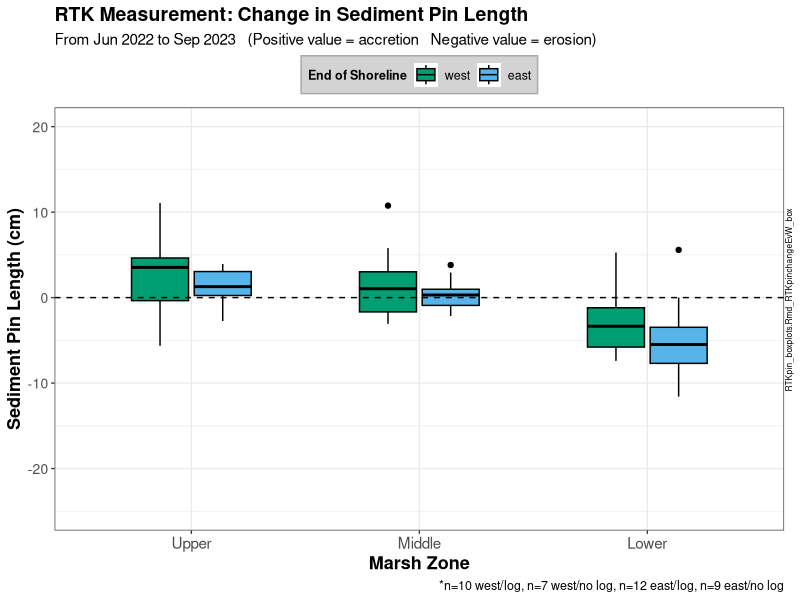
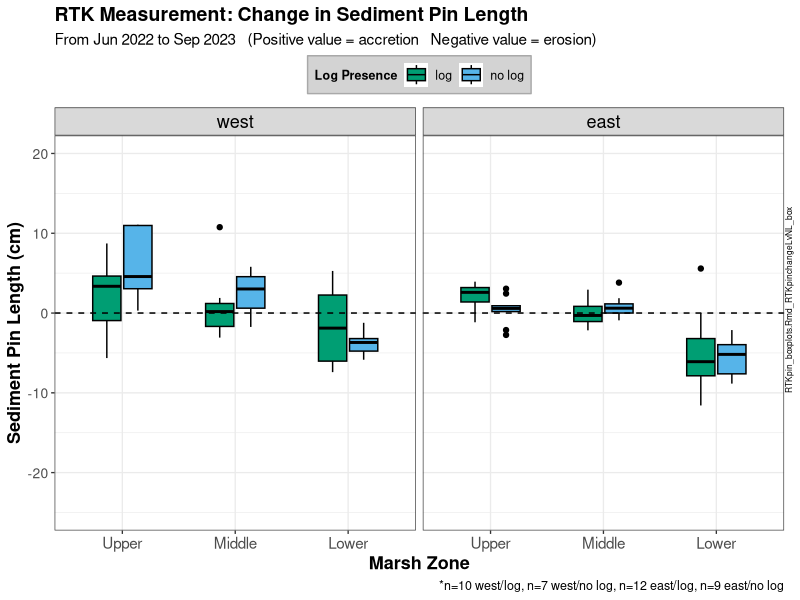

These figures' R source, in order:
## ---- chunk 1
library(readxl)
library(tidyverse)
library(dplyr)
library(lubridate)
## ---- chunk 2
setwd("~/GitHub/BeccaTransects/data")

RTKpindata_norefs <- read_xlsx("RTKSedimentPinData.xlsx", sheet = "RTKData_thesispins_norefs_pivot")

## ---- chunk 3
RTKpins <- RTKpindata_norefs %>% 
  select(-c("midg","midt","upt","upg", "lowt", "lowg", "Date")) %>% #can remove these columns bc the top-ground calculations are already calculated in excel in their own columns
  mutate_at(c('upper', 'middle'), as.numeric) %>% #removed the POSITX (lubridate) version of date
  mutate(Date = paste0(Year, "-", Month)) %>% #created my own date to match the sediment pin code
  mutate(across(where(is.numeric), ~round(., 3))) %>%
  group_by(Name, Shoreline_End) %>% 
  rename(Transect_ID = Name)
## ---- chunk 4
RTKpinschangeEvW <- RTKpins %>%
  mutate(UpperDiff = ((last(upper) - first(upper))*-1)*30.48) %>%  # *30.48 converts NADV88 ft to cm
  mutate(MiddleDiff = ((last(middle) - first(middle))*-1)*30.48) %>% 
  mutate(LowerDiff = ((last(lower) - first(lower))*-1)*30.48) %>%
  select(-c("Date", "Year", "Month", "upper", "middle", "lower")) %>% 
  distinct() %>%  #this removes repeated values for each month's calculation
  pivot_longer(UpperDiff:LowerDiff, names_to = "Pin_Location", values_to = "Sediment_Change") %>% 
  rename(Zone = Pin_Location) %>% 
  mutate(Shoreline_End = factor(Shoreline_End, levels = c("west", "east")),
         Zone = factor(Zone, levels = c("UpperDiff", "MiddleDiff", "LowerDiff"))) %>%
  group_by(Shoreline_End, Zone) #%>% 
  #summarize(mean_difference = mean(Sediment_Change, na.rm = TRUE),
  #          sd_difference = sd(Sediment_Change, na.rm = TRUE),
  #          n_difference = n()) %>% 
  #mutate(se_difference = sd_difference/sqrt(n_difference)) %>% 
  #mutate(across(where(is.numeric), ~round(., 1)))
## ---- chunk 5
cbprtk <- c("#009E73", "#56B4E9", "#F0E442" , "#E69F00", "#000000", "#0072B2","#D55E00", "#CC79A7","#999999")
## ---- chunk 6
RTKpinchangeEvW_box <- ggplot(RTKpinschangeEvW,
                                  mapping = aes(x = Zone,
                                  y = Sediment_Change,
                                  fill = Shoreline_End,
                                  color = Shoreline_End)) +
  geom_boxplot(position = position_dodge(0.55),color = "black", width = 0.50) +
  geom_hline(yintercept=0, linetype="dashed", color = "black") +
  scale_fill_manual(values = cbprtk) +
  coord_cartesian(ylim = c(-25, 20)) + #sets the limit of the y-axis to show a more dramatic difference bw variables
  scale_x_discrete(labels = c(UpperDiff = "Upper", MiddleDiff = "Middle", LowerDiff = "Lower")) +
  labs(
    title = "RTK Measurement: Change in Sediment Pin Length",
    subtitle = "From Jun 2022 to Sep 2023   (Positive value = accretion   Negative value = erosion)",
    y = "Sediment Pin Length (cm)",
    x = "Marsh Zone",
    fill= "End of Shoreline",
    tag = "RTKpin_boxplots.Rmd_RTKpinchangeEvW_box",
    caption = "*n=10 west/log, n=7 west/no log, n=12 east/log, n=9 east/no log") +
  theme_bw(base_size = 10) +
  theme(axis.title = element_text(face = "bold", size=13),
        legend.title = element_text(face = "bold", size=09),
        legend.text=element_text(size=09),
        legend.position = "top",   #for no legend type: "none"
        legend.background = element_rect(fill="lightgrey",
                                  size=0.5, linetype="solid", 
                                  colour ="darkgrey"),
        axis.text.x = element_text(size = 11),
        axis.text.y = element_text(size = 10),
        plot.title = element_text(face = "bold", size = 14),
        plot.caption = element_text(size = 09),
        plot.subtitle = element_text(size = 11),
        plot.tag = element_text(size = 6, angle = 90),
        plot.tag.position = "right",
        strip.text = element_text(size = 13, color = "black"))
  
  

RTKpinchangeEvW_box
## ---- chunk 7
RTKpinchangeLvNL <- RTKpins %>% 
  select(Transect_ID, Shoreline_End, upper, middle, lower, Date, Log_Presence) %>% 
  mutate(UpperDiff = ((last(upper) - first(upper))*-1)*30.48) %>%  # *30.48 converts NADV88 ft to cm
  mutate(MiddleDiff = ((last(middle) - first(middle))*-1)*30.48) %>% 
  mutate(LowerDiff = ((last(lower) - first(lower))*-1)*30.48) %>%
  select(-c('Date', 'upper', 'middle', 'lower')) %>% #remove all unnecessary columns
  distinct() %>%  #this removes repeated values for each month's calculation
  pivot_longer(UpperDiff:LowerDiff, names_to = "Pin_Location", values_to = "Sediment_Change") %>%
  rename(Zone = Pin_Location) %>% 
  mutate(Shoreline_End = factor(Shoreline_End, levels = c("west", "east")),
         Zone = factor(Zone, levels = c("UpperDiff", "MiddleDiff", "LowerDiff"))) %>% #this puts west first in the legend
  group_by(Log_Presence, Shoreline_End, Zone) #%>% 
  #summarize(mean_difference = mean(Sediment_Change, na.rm = TRUE),
  #          sd_difference = sd(Sediment_Change, na.rm = TRUE),
  #          n_difference = n()) %>% 
  #mutate(se_difference = sd_difference/sqrt(n_difference)) %>% 
  #mutate(across(where(is.numeric), ~round(., 1)))
## ---- chunk 8
RTKpinchangeLvNL_box <- ggplot(RTKpinchangeLvNL,
                                  mapping = aes(x = Zone,
                                  y = Sediment_Change,
                                  #group = Log_Presence,
                                  fill = Log_Presence,
                                  color = log_Presence)) +
  geom_boxplot(position = position_dodge(0.55),color = "black", width = 0.50) +
  geom_hline(yintercept=0, linetype="dashed", color = "black") +
  scale_fill_manual(values = cbprtk) +
  facet_grid(~ Shoreline_End) +
  coord_cartesian(ylim = c(-25, 20)) + #sets the limit of the y-axis to show a more dramatic difference bw variables
  scale_x_discrete(labels = c(UpperDiff = "Upper", MiddleDiff = "Middle", LowerDiff = "Lower")) +
  labs(
    title = "RTK Measurement: Change in Sediment Pin Length ",
    subtitle = "From Jun 2022 to Sep 2023   (Positive value = accretion   Negative value = erosion)",
    y = "Sediment Pin Length (cm)",
    x = "Marsh Zone",
    fill= "Log Presence",
    tag = "RTKpin_boxplots.Rmd_RTKpinchangeLvNL_box",
    caption = "*n=10 west/log, n=7 west/no log, n=12 east/log, n=9 east/no log") +
  theme_bw(base_size = 10) +
  theme(axis.title = element_text(face = "bold", size=13),
        legend.title = element_text(face = "bold", size=09),
        legend.text=element_text(size=09),
        legend.position = "top",   #for no legend type: "none"
        legend.background = element_rect(fill="lightgrey",
                                  size=0.5, linetype="solid", 
                                  colour ="darkgrey"),
        axis.text.x = element_text(size = 11),
        axis.text.y = element_text(size = 10),
        plot.title = element_text(face = "bold", size = 14),
        plot.caption = element_text(size = 09),
        plot.subtitle = element_text(size = 11),
        plot.tag = element_text(size = 6, angle = 90),
        plot.tag.position = "right",
        strip.text = element_text(size = 13, color = "black"))
  
  

RTKpinchangeLvNL_box
#Will say: Warning: Removed 3 rows containing non-finite outside the scale range (`stat_boxplot()`). This is due to having NA's for a few of the pins.  
